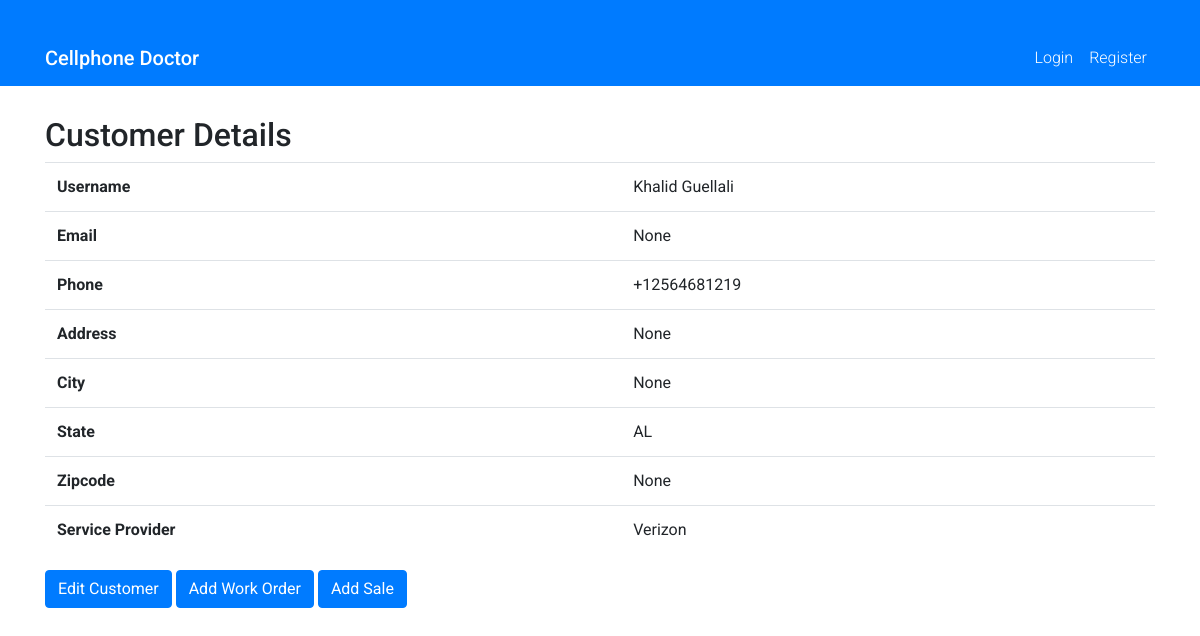
/store/customer/1/, run on the app's committed database.
### store/models.py (models this page shows, shortened)
class Customer(models.Model):
    username = models.CharField(max_length=50, blank=True, null=True, verbose_name='Username')
    email = models.EmailField(max_length=50, blank=True, null=True, unique=True, verbose_name='Email')
    phone = models.CharField(max_length=14, unique=True, verbose_name='Phone Number')
    address = models.CharField(max_length=100, blank=True, null=True, verbose_name='Address')
    city = models.CharField(max_length=50, blank=True, null=True, verbose_name='City')
    state = models.CharField(max_length=2, blank=True, null=True, choices=STATE_CHOICES, verbose_name='State')
    zipcode = models.CharField(max_length=10, blank=True, null=True, verbose_name='Zip Code')
    service_provider = models.CharField(max_length=50, choices=SERVICE_PROVIDER_CHOICES, default='Unknown', verbose_name='Service Provider')
    accept_devices_trade_in = models.BooleanField(default=True, verbose_name='Accept Trade-ins')
    accept_devices_buy = models.BooleanField(default=True, verbose_name='Buy Devices')
    accept_devices_sell = models.BooleanField(default=True, verbose_name='Sell Devices')
    accept_device_repair = models.BooleanField(default=True, verbose_name='Repair Devices')
    accept_sell = models.BooleanField(default=True, verbose_name='Accept Sales')
    blacklisted = models.BooleanField(default=False, verbose_name='Blacklisted')
    blacklisted_reason = models.CharField(max_length=100, default="", blank=True, null=True, verbose_name='Blacklisted Reason')
    photo = models.ImageField(upload_to='customer_photos', blank=True, null=True, verbose_name='Customer Photo')
    notes = models.TextField(max_length=500, blank=True, null=True, verbose_name='Notes')
    bio = models.TextField(max_length=500, blank=True, null=True, verbose_name='Biography')
    created_at = models.DateTimeField(auto_now_add=True, verbose_name='Created At')
    updated_at = models.DateTimeField(auto_now=True, verbose_name='Updated At')
    created_by = models.ForeignKey(User, null=True, blank=True, on_delete=models.CASCADE, related_name='customer_created_by', verbose_name='Created By')
    updated_by = models.ForeignKey(User, null=True, blank=True, on_delete=models.CASCADE, related_name='customer_updated_by', verbose_name='Updated By')
    class Meta:
        ordering = ('id',)
        verbose_name = 'Customer'
        verbose_name_plural = 'Customers'

### store/views.py (the view)
# urls.py: path('customer/<int:customer_id>/', views.customer_detail, name='customer_detail'),
def customer_detail(request, customer_id):
    customer = get_object_or_404(Customer, pk=customer_id)
    return render(request, 'store/customer_detail.html', {'customer': customer})

### store/templates/store/customer_detail.html
{% extends 'base.html' %}
{% block content %}
    <h2>Customer Details</h2>
    <table class="table">
        <tbody>
            <tr>
                <th>Username</th>
                <td>{{ customer.username }}</td>
            </tr>
            <tr>
                <th>Email</th>
                <td>{{ customer.email }}</td>
            </tr>
            <tr>
                <th>Phone</th>
                <td>{{ customer.phone }}</td>
            </tr>
            <tr>
                <th>Address</th>
                <td>{{ customer.address }}</td>
            </tr>
            <tr>
                <th>City</th>
                <td>{{ customer.city }}</td>
            </tr>
            <tr>
                <th>State</th>
                <td>{{ customer.state }}</td>
            </tr>
            <tr>
                <th>Zipcode</th>
                <td>{{ customer.zipcode }}</td>
            </tr>
            <tr>
                <th>Service Provider</th>
                <td>{{ customer.service_provider }}</td>
            </tr>
        </tbody>
    </table>
    <div>
        <a href="{% url 'edit_customer' customer_id=customer.id %}" class="btn btn-primary">Edit Customer</a>
        <a href="{% url 'add_work_order' customer_id=customer.id %}" class="btn btn-primary">Add Work Order</a>
        <a href="{% url 'add_sale' customer_id=customer.id %}" class="btn btn-primary">Add Sale</a>
    </div>
{% endblock %}

### static/templates/base.html (shortened to what this page needs)
<!DOCTYPE html>
<html lang="en">
{% load static %}
{% get_static_prefix as STATIC_PREFIX %}
<head>
    <link rel="stylesheet" href="https://maxcdn.bootstrapcdn.com/bootstrap/4.5.2/css/bootstrap.min.css">
    <link rel="stylesheet" href="{% static 'css/styles.css' %}">
</head>
<body>
    <nav class="navbar navbar-expand-lg navbar-primary bg-primary">
        <div class="container">
            <a class="navbar-brand text-white" href="{% url 'home' %}">Cellphone Doctor</a>
            <div class="collapse navbar-collapse" id="navbarNav">
                <ul class="navbar-nav ml-auto">
                    {% if user.is_authenticated %}
                        <li class="nav-item">
                            <a class="nav-link text-white" href="#">Welcome, {{ user.username }}</a>
                        </li>
                        <li class="nav-item">
                            <a class="nav-link text-white" href="{% url 'search_customer' %}">Store</a>
                        </li>
                        <li class="nav-item">
                            <a class="nav-link text-white" href="{% url 'logout' %}">Logout</a>
                        </li>
                    {% else %}
                        <li class="nav-item">
                            <a class="nav-link text-white" href="{% url 'login' %}">Login</a>
                        </li>
                        <li class="nav-item">
                            <a class="nav-link text-white" href="{% url 'register' %}">Register</a>
                        </li>
                    {% endif %}
                </ul>
            </div>
        </div>
    </nav>
    <div class="container">
        {% block content %}
        {% endblock %}
    </div>
</body>
</html>

### static/css/styles.css (style rules this page uses)
body { font-family: 'Roboto', sans-serif; }
.navbar-brand { font-weight: 500; }
.nav-link { font-weight: 300; }
.container { margin-top: 30px; }

### data on the page
Customer: username "Khalid Guellali", email "None", phone "+12564681219", address "None", city "None", state "AL", zipcode "None", service_provider "Verizon"
